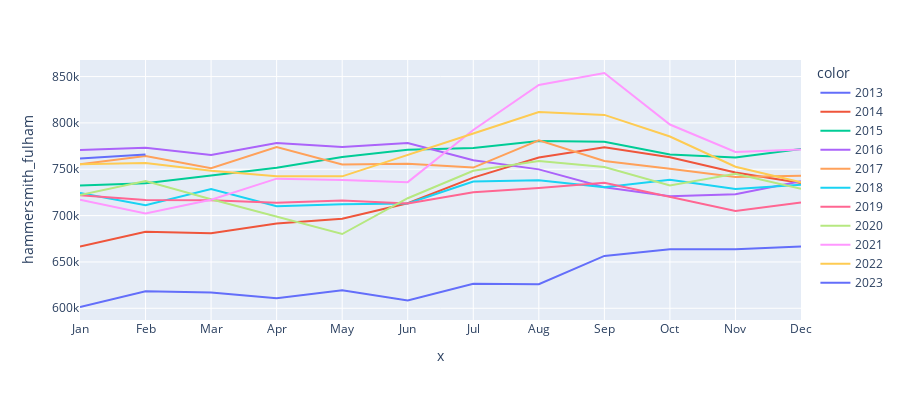
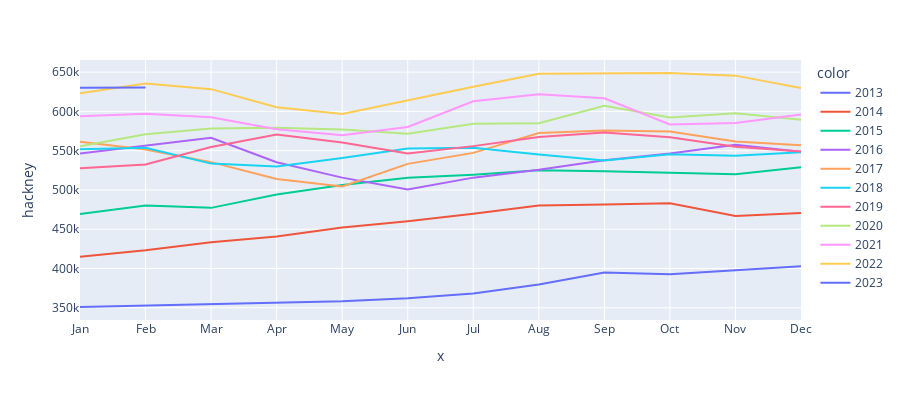
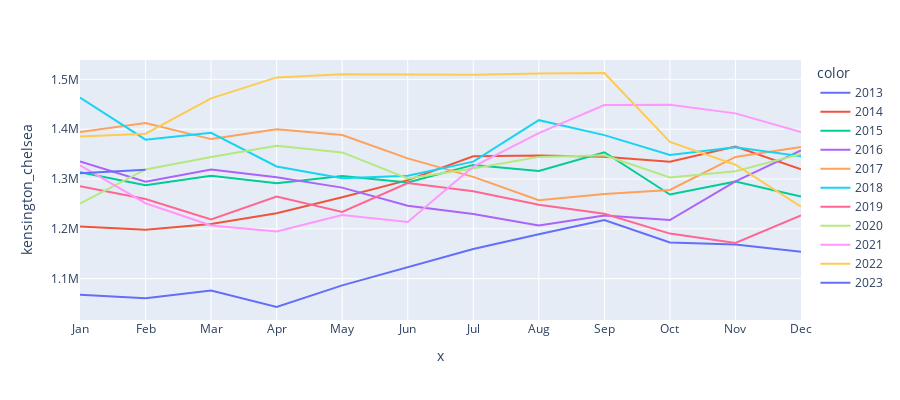

Notebook code cell kept with these figures, in order:
### Code cell
df_1d = boroughs.loc['2013':] # only 1 decade
for bur in superlative:
    # Switched to plotly so that the hover feature could be handy
    
    fig = px.line(
    df_1d,
    y = bur,
    x = df_1d.index.strftime("%b"),
    color = df_1d.index.year,
    height=400,
    # line_close=True
        )
    fig.show()

### Figure 1 — Plotly figure (JSON) as saved in the notebook; plotly's stock layout.template omitted (floating-point values rounded to 4 significant figures)
{"data": [{"hovertemplate": "color=2013<br>x=%{x}<br>hammersmith_fulham=%{y}<extra></extra>", "legendgroup": "2013", "line": {"color": "#636efa", "dash": "solid"}, "marker": {"symbol": "circle"}, "mode": "lines", "name": "2013", "orientation": "v", "showlegend": true, "type": "scatter", "x": ["Jan", "Feb", "Mar", "Apr", "May", "Jun", "Jul", "Aug", "Sep", "Oct", "Nov", "Dec"], "xaxis": "x", "y": [601380, 618330, 616967, 610841, 619405, 608411, 626507, 625932, 656485, 663808, 663613, 666670], "yaxis": "y"}, {"hovertemplate": "color=2014<br>x=%{x}<br>hammersmith_fulham=%{y}<extra></extra>", "legendgroup": "2014", "line": {"color": "#EF553B", "dash": "solid"}, "marker": {"symbol": "circle"}, "mode": "lines", "name": "2014", "orientation": "v", "showlegend": true, "type": "scatter", "x": ["Jan", "Feb", "Mar", "Apr", "May", "Jun", "Jul", "Aug", "Sep", "Oct", "Nov", "Dec"], "xaxis": "x", "y": [666572, 682454, 681088, 691362, 696569, 713339, 740943, 762631, 773678, 763041, 746424, 735096], "yaxis": "y"}, {"hovertemplate": "color=2015<br>x=%{x}<br>hammersmith_fulham=%{y}<extra></extra>", "legendgroup": "2015", "line": {"color": "#00cc96", "dash": "solid"}, "marker": {"symbol": "circle"}, "mode": "lines", "name": "2015", "orientation": "v", "showlegend": true, "type": "scatter", "x": ["Jan", "Feb", "Mar", "Apr", "May", "Jun", "Jul", "Aug", "Sep", "Oct", "Nov", "Dec"], "xaxis": "x", "y": [732364, 735010, 743179, 751604, 763257, 770977, 772832, 780423, 779596, 766034, 762769, 771960], "yaxis": "y"}, {"hovertemplate": "color=2016<br>x=%{x}<br>hammersmith_fulham=%{y}<extra></extra>", "legendgroup": "2016", "line": {"color": "#ab63fa", "dash": "solid"}, "marker": {"symbol": "circle"}, "mode": "lines", "name": "2016", "orientation": "v", "showlegend": true, "type": "scatter", "x": ["Jan", "Feb", "Mar", "Apr", "May", "Jun", "Jul", "Aug", "Sep", "Oct", "Nov", "Dec"], "xaxis": "x", "y": [770697, 773193, 765505, 778280, 774019, 778276, 759729, 749875, 730646, 720857, 723130, 736963], "yaxis": "y"}, {"hovertemplate": "color=2017<br>x=%{x}<br>hammersmith_fulham=%{y}<extra></extra>", "legendgroup": "2017", "line": {"color": "#FFA15A", "dash": "solid"}, "marker": {"symbol": "circle"}, "mode": "lines", "name": "2017", "orientation": "v", "showlegend": true, "type": "scatter", "x": ["Jan", "Feb", "Mar", "Apr", "May", "Jun", "Jul", "Aug", "Sep", "Oct", "Nov", "Dec"], "xaxis": "x", "y": [755421, 764387, 751021, 773941, 755143, 755917, 751824, 781175, 758911, 750648, 741539, 742878], "yaxis": "y"}, {"hovertemplate": "color=2018<br>x=%{x}<br>hammersmith_fulham=%{y}<extra></extra>", "legendgroup": "2018", "line": {"color": "#19d3f3", "dash": "solid"}, "marker": {"symbol": "circle"}, "mode": "lines", "name": "2018", "orientation": "v", "showlegend": true, "type": "scatter", "x": ["Jan", "Feb", "Mar", "Apr", "May", "Jun", "Jul", "Aug", "Sep", "Oct", "Nov", "Dec"], "xaxis": "x", "y": [724501, 711087, 728771, 710090, 712342, 712979, 736864, 738219, 730652, 738746, 728693, 733360], "yaxis": "y"}, {"hovertemplate": "color=2019<br>x=%{x}<br>hammersmith_fulham=%{y}<extra></extra>", "legendgroup": "2019", "line": {"color": "#FF6692", "dash": "solid"}, "marker": {"symbol": "circle"}, "mode": "lines", "name": "2019", "orientation": "v", "showlegend": true, "type": "scatter", "x": ["Jan", "Feb", "Mar", "Apr", "May", "Jun", "Jul", "Aug", "Sep", "Oct", "Nov", "Dec"], "xaxis": "x", "y": [722045, 716796, 716606, 713758, 716331, 713137, 725253, 729659, 735538, 719932, 704862, 714044], "yaxis": "y"}, {"hovertemplate": "color=2020<br>x=%{x}<br>hammersmith_fulham=%{y}<extra></extra>", "legendgroup": "2020", "line": {"color": "#B6E880", "dash": "solid"}, "marker": {"symbol": "circle"}, "mode": "lines", "name": "2020", "orientation": "v", "showlegend": true, "type": "scatter", "x": ["Jan", "Feb", "Mar", "Apr", "May", "Jun", "Jul", "Aug", "Sep", "Oct", "Nov", "Dec"], "xaxis": "x", "y": [722291, 737298, 717721, 698951, 680111, 718768, 748437, 758825, 752481, 732566, 745044, 728847], "yaxis": "y"}, {"hovertemplate": "color=2021<br>x=%{x}<br>hammersmith_fulham=%{y}<extra></extra>", "legendgroup": "2021", "line": {"color": "#FF97FF", "dash": "solid"}, "marker": {"symbol": "circle"}, "mode": "lines", "name": "2021", "orientation": "v", "showlegend": true, "type": "scatter", "x": ["Jan", "Feb", "Mar", "Apr", "May", "Jun", "Jul", "Aug", "Sep", "Oct", "Nov", "Dec"], "xaxis": "x", "y": [717141, 702193, 717193, 739881, 738465, 736103, 792436, 840993, 853871, 798266, 768759, 771330], "yaxis": "y"}, {"hovertemplate": "color=2022<br>x=%{x}<br>hammersmith_fulham=%{y}<extra></extra>", "legendgroup": "2022", "line": {"color": "#FECB52", "dash": "solid"}, "marker": {"symbol": "circle"}, "mode": "lines", "name": "2022", "orientation": "v", "showlegend": true, "type": "scatter", "x": ["Jan", "Feb", "Mar", "Apr", "May", "Jun", "Jul", "Aug", "Sep", "Oct", "Nov", "Dec"], "xaxis": "x", "y": [755407, 756840, 748457, 742573, 742358, 765824, 788536, 811796, 808659, 785321, 752769, 735968], "yaxis": "y"}, {"hovertemplate": "color=2023<br>x=%{x}<br>hammersmith_fulham=%{y}<extra></extra>", "legendgroup": "2023", "line": {"color": "#636efa", "dash": "solid"}, "marker": {"symbol": "circle"}, "mode": "lines", "name": "2023", "orientation": "v", "showlegend": true, "type": "scatter", "x": ["Jan", "Feb"], "xaxis": "x", "y": [761692, 765953], "yaxis": "y"}], "layout": {"height": 400, "legend": {"title": {"text": "color"}, "tracegroupgap": 0}, "margin": {"t": 60}, "xaxis": {"anchor": "y", "domain": [0, 1], "title": {"text": "x"}}, "yaxis": {"anchor": "x", "domain": [0, 1], "title": {"text": "hammersmith_fulham"}}}}

### Figure 2 — Plotly figure (JSON) as saved in the notebook; plotly's stock layout.template omitted (floating-point values rounded to 4 significant figures)
{"data": [{"hovertemplate": "color=2013<br>x=%{x}<br>hackney=%{y}<extra></extra>", "legendgroup": "2013", "line": {"color": "#636efa", "dash": "solid"}, "marker": {"symbol": "circle"}, "mode": "lines", "name": "2013", "orientation": "v", "showlegend": true, "type": "scatter", "x": ["Jan", "Feb", "Mar", "Apr", "May", "Jun", "Jul", "Aug", "Sep", "Oct", "Nov", "Dec"], "xaxis": "x", "y": [350965, 352971, 355011, 357096, 358152, 362161, 368133, 379508, 394813, 392765, 397692, 402761], "yaxis": "y"}, {"hovertemplate": "color=2014<br>x=%{x}<br>hackney=%{y}<extra></extra>", "legendgroup": "2014", "line": {"color": "#EF553B", "dash": "solid"}, "marker": {"symbol": "circle"}, "mode": "lines", "name": "2014", "orientation": "v", "showlegend": true, "type": "scatter", "x": ["Jan", "Feb", "Mar", "Apr", "May", "Jun", "Jul", "Aug", "Sep", "Oct", "Nov", "Dec"], "xaxis": "x", "y": [415053, 423298, 433503, 440755, 452304, 460255, 469550, 480141, 481366, 483110, 466708, 470619], "yaxis": "y"}, {"hovertemplate": "color=2015<br>x=%{x}<br>hackney=%{y}<extra></extra>", "legendgroup": "2015", "line": {"color": "#00cc96", "dash": "solid"}, "marker": {"symbol": "circle"}, "mode": "lines", "name": "2015", "orientation": "v", "showlegend": true, "type": "scatter", "x": ["Jan", "Feb", "Mar", "Apr", "May", "Jun", "Jul", "Aug", "Sep", "Oct", "Nov", "Dec"], "xaxis": "x", "y": [469391, 480168, 477175, 494045, 506157, 515433, 519469, 525032, 523696, 522113, 520052, 528858], "yaxis": "y"}, {"hovertemplate": "color=2016<br>x=%{x}<br>hackney=%{y}<extra></extra>", "legendgroup": "2016", "line": {"color": "#ab63fa", "dash": "solid"}, "marker": {"symbol": "circle"}, "mode": "lines", "name": "2016", "orientation": "v", "showlegend": true, "type": "scatter", "x": ["Jan", "Feb", "Mar", "Apr", "May", "Jun", "Jul", "Aug", "Sep", "Oct", "Nov", "Dec"], "xaxis": "x", "y": [546502, 556675, 566461, 535303, 515687, 500430, 515654, 525755, 537761, 546368, 557602, 548758], "yaxis": "y"}, {"hovertemplate": "color=2017<br>x=%{x}<br>hackney=%{y}<extra></extra>", "legendgroup": "2017", "line": {"color": "#FFA15A", "dash": "solid"}, "marker": {"symbol": "circle"}, "mode": "lines", "name": "2017", "orientation": "v", "showlegend": true, "type": "scatter", "x": ["Jan", "Feb", "Mar", "Apr", "May", "Jun", "Jul", "Aug", "Sep", "Oct", "Nov", "Dec"], "xaxis": "x", "y": [561445, 551580, 535380, 513916, 504455, 533173, 547196, 572398, 575544, 574425, 561529, 557025], "yaxis": "y"}, {"hovertemplate": "color=2018<br>x=%{x}<br>hackney=%{y}<extra></extra>", "legendgroup": "2018", "line": {"color": "#19d3f3", "dash": "solid"}, "marker": {"symbol": "circle"}, "mode": "lines", "name": "2018", "orientation": "v", "showlegend": true, "type": "scatter", "x": ["Jan", "Feb", "Mar", "Apr", "May", "Jun", "Jul", "Aug", "Sep", "Oct", "Nov", "Dec"], "xaxis": "x", "y": [551719, 553682, 533507, 529850, 540775, 552611, 553833, 544979, 537611, 545516, 543467, 548135], "yaxis": "y"}, {"hovertemplate": "color=2019<br>x=%{x}<br>hackney=%{y}<extra></extra>", "legendgroup": "2019", "line": {"color": "#FF6692", "dash": "solid"}, "marker": {"symbol": "circle"}, "mode": "lines", "name": "2019", "orientation": "v", "showlegend": true, "type": "scatter", "x": ["Jan", "Feb", "Mar", "Apr", "May", "Jun", "Jul", "Aug", "Sep", "Oct", "Nov", "Dec"], "xaxis": "x", "y": [527573, 532412, 554701, 570456, 560534, 546344, 555779, 567269, 573270, 566979, 555036, 548846], "yaxis": "y"}, {"hovertemplate": "color=2020<br>x=%{x}<br>hackney=%{y}<extra></extra>", "legendgroup": "2020", "line": {"color": "#B6E880", "dash": "solid"}, "marker": {"symbol": "circle"}, "mode": "lines", "name": "2020", "orientation": "v", "showlegend": true, "type": "scatter", "x": ["Jan", "Feb", "Mar", "Apr", "May", "Jun", "Jul", "Aug", "Sep", "Oct", "Nov", "Dec"], "xaxis": "x", "y": [555696, 570774, 578130, 579285, 576964, 571464, 584128, 584804, 607150, 592287, 597591, 589272], "yaxis": "y"}, {"hovertemplate": "color=2021<br>x=%{x}<br>hackney=%{y}<extra></extra>", "legendgroup": "2021", "line": {"color": "#FF97FF", "dash": "solid"}, "marker": {"symbol": "circle"}, "mode": "lines", "name": "2021", "orientation": "v", "showlegend": true, "type": "scatter", "x": ["Jan", "Feb", "Mar", "Apr", "May", "Jun", "Jul", "Aug", "Sep", "Oct", "Nov", "Dec"], "xaxis": "x", "y": [593821, 596905, 592641, 577155, 569742, 580153, 612938, 621941, 616610, 583362, 585104, 596044], "yaxis": "y"}, {"hovertemplate": "color=2022<br>x=%{x}<br>hackney=%{y}<extra></extra>", "legendgroup": "2022", "line": {"color": "#FECB52", "dash": "solid"}, "marker": {"symbol": "circle"}, "mode": "lines", "name": "2022", "orientation": "v", "showlegend": true, "type": "scatter", "x": ["Jan", "Feb", "Mar", "Apr", "May", "Jun", "Jul", "Aug", "Sep", "Oct", "Nov", "Dec"], "xaxis": "x", "y": [623151, 635410, 628304, 605397, 596642, 614088, 631451, 647770, 648194, 648875, 645512, 629686], "yaxis": "y"}, {"hovertemplate": "color=2023<br>x=%{x}<br>hackney=%{y}<extra></extra>", "legendgroup": "2023", "line": {"color": "#636efa", "dash": "solid"}, "marker": {"symbol": "circle"}, "mode": "lines", "name": "2023", "orientation": "v", "showlegend": true, "type": "scatter", "x": ["Jan", "Feb"], "xaxis": "x", "y": [629963, 630393], "yaxis": "y"}], "layout": {"height": 400, "legend": {"title": {"text": "color"}, "tracegroupgap": 0}, "margin": {"t": 60}, "xaxis": {"anchor": "y", "domain": [0, 1], "title": {"text": "x"}}, "yaxis": {"anchor": "x", "domain": [0, 1], "title": {"text": "hackney"}}}}

### Figure 3 — Plotly figure (JSON) as saved in the notebook; plotly's stock layout.template omitted (floating-point values rounded to 4 significant figures)
{"data": [{"hovertemplate": "color=2013<br>x=%{x}<br>kensington_chelsea=%{y}<extra></extra>", "legendgroup": "2013", "line": {"color": "#636efa", "dash": "solid"}, "marker": {"symbol": "circle"}, "mode": "lines", "name": "2013", "orientation": "v", "showlegend": true, "type": "scatter", "x": ["Jan", "Feb", "Mar", "Apr", "May", "Jun", "Jul", "Aug", "Sep", "Oct", "Nov", "Dec"], "xaxis": "x", "y": [1067550, 1060810, 1076419, 1043141, 1086593, 1122471, 1159559, 1189245, 1217729, 1172514, 1168770, 1154073], "yaxis": "y"}, {"hovertemplate": "color=2014<br>x=%{x}<br>kensington_chelsea=%{y}<extra></extra>", "legendgroup": "2014", "line": {"color": "#EF553B", "dash": "solid"}, "marker": {"symbol": "circle"}, "mode": "lines", "name": "2014", "orientation": "v", "showlegend": true, "type": "scatter", "x": ["Jan", "Feb", "Mar", "Apr", "May", "Jun", "Jul", "Aug", "Sep", "Oct", "Nov", "Dec"], "xaxis": "x", "y": [1204771, 1198222, 1209578, 1231111, 1263468, 1297755, 1345616, 1347030, 1344464, 1334423, 1365050, 1319380], "yaxis": "y"}, {"hovertemplate": "color=2015<br>x=%{x}<br>kensington_chelsea=%{y}<extra></extra>", "legendgroup": "2015", "line": {"color": "#00cc96", "dash": "solid"}, "marker": {"symbol": "circle"}, "mode": "lines", "name": "2015", "orientation": "v", "showlegend": true, "type": "scatter", "x": ["Jan", "Feb", "Mar", "Apr", "May", "Jun", "Jul", "Aug", "Sep", "Oct", "Nov", "Dec"], "xaxis": "x", "y": [1313357, 1287616, 1306557, 1291645, 1306192, 1293028, 1328276, 1316116, 1353679, 1268780, 1295078, 1264909], "yaxis": "y"}, {"hovertemplate": "color=2016<br>x=%{x}<br>kensington_chelsea=%{y}<extra></extra>", "legendgroup": "2016", "line": {"color": "#ab63fa", "dash": "solid"}, "marker": {"symbol": "circle"}, "mode": "lines", "name": "2016", "orientation": "v", "showlegend": true, "type": "scatter", "x": ["Jan", "Feb", "Mar", "Apr", "May", "Jun", "Jul", "Aug", "Sep", "Oct", "Nov", "Dec"], "xaxis": "x", "y": [1335351, 1294603, 1319174, 1303324, 1282708, 1246352, 1229599, 1206813, 1226681, 1217676, 1295310, 1357231], "yaxis": "y"}, {"hovertemplate": "color=2017<br>x=%{x}<br>kensington_chelsea=%{y}<extra></extra>", "legendgroup": "2017", "line": {"color": "#FFA15A", "dash": "solid"}, "marker": {"symbol": "circle"}, "mode": "lines", "name": "2017", "orientation": "v", "showlegend": true, "type": "scatter", "x": ["Jan", "Feb", "Mar", "Apr", "May", "Jun", "Jul", "Aug", "Sep", "Oct", "Nov", "Dec"], "xaxis": "x", "y": [1394421, 1412255, 1380049, 1399839, 1388174, 1341276, 1304186, 1257578, 1270090, 1278113, 1344311, 1364185], "yaxis": "y"}, {"hovertemplate": "color=2018<br>x=%{x}<br>kensington_chelsea=%{y}<extra></extra>", "legendgroup": "2018", "line": {"color": "#19d3f3", "dash": "solid"}, "marker": {"symbol": "circle"}, "mode": "lines", "name": "2018", "orientation": "v", "showlegend": true, "type": "scatter", "x": ["Jan", "Feb", "Mar", "Apr", "May", "Jun", "Jul", "Aug", "Sep", "Oct", "Nov", "Dec"], "xaxis": "x", "y": [1463378, 1378878, 1392610, 1325081, 1301729, 1306556, 1334876, 1418032, 1388037, 1348121, 1363458, 1345805], "yaxis": "y"}, {"hovertemplate": "color=2019<br>x=%{x}<br>kensington_chelsea=%{y}<extra></extra>", "legendgroup": "2019", "line": {"color": "#FF6692", "dash": "solid"}, "marker": {"symbol": "circle"}, "mode": "lines", "name": "2019", "orientation": "v", "showlegend": true, "type": "scatter", "x": ["Jan", "Feb", "Mar", "Apr", "May", "Jun", "Jul", "Aug", "Sep", "Oct", "Nov", "Dec"], "xaxis": "x", "y": [1285331, 1259858, 1218617, 1264889, 1233812, 1291763, 1275437, 1248525, 1230181, 1190437, 1171530, 1226693], "yaxis": "y"}, {"hovertemplate": "color=2020<br>x=%{x}<br>kensington_chelsea=%{y}<extra></extra>", "legendgroup": "2020", "line": {"color": "#B6E880", "dash": "solid"}, "marker": {"symbol": "circle"}, "mode": "lines", "name": "2020", "orientation": "v", "showlegend": true, "type": "scatter", "x": ["Jan", "Feb", "Mar", "Apr", "May", "Jun", "Jul", "Aug", "Sep", "Oct", "Nov", "Dec"], "xaxis": "x", "y": [1250473, 1319106, 1344120, 1366508, 1353405, 1300968, 1321047, 1344350, 1347733, 1302912, 1315400, 1350335], "yaxis": "y"}, {"hovertemplate": "color=2021<br>x=%{x}<br>kensington_chelsea=%{y}<extra></extra>", "legendgroup": "2021", "line": {"color": "#FF97FF", "dash": "solid"}, "marker": {"symbol": "circle"}, "mode": "lines", "name": "2021", "orientation": "v", "showlegend": true, "type": "scatter", "x": ["Jan", "Feb", "Mar", "Apr", "May", "Jun", "Jul", "Aug", "Sep", "Oct", "Nov", "Dec"], "xaxis": "x", "y": [1327343, 1251354, 1206534, 1194465, 1227587, 1213703, 1325088, 1392062, 1448426, 1449091, 1431684, 1394457], "yaxis": "y"}, {"hovertemplate": "color=2022<br>x=%{x}<br>kensington_chelsea=%{y}<extra></extra>", "legendgroup": "2022", "line": {"color": "#FECB52", "dash": "solid"}, "marker": {"symbol": "circle"}, "mode": "lines", "name": "2022", "orientation": "v", "showlegend": true, "type": "scatter", "x": ["Jan", "Feb", "Mar", "Apr", "May", "Jun", "Jul", "Aug", "Sep", "Oct", "Nov", "Dec"], "xaxis": "x", "y": [1385396, 1390909, 1461884, 1503852, 1510217, 1509741, 1509195, 1511465, 1512692, 1374276, 1328599, 1244311], "yaxis": "y"}, {"hovertemplate": "color=2023<br>x=%{x}<br>kensington_chelsea=%{y}<extra></extra>", "legendgroup": "2023", "line": {"color": "#636efa", "dash": "solid"}, "marker": {"symbol": "circle"}, "mode": "lines", "name": "2023", "orientation": "v", "showlegend": true, "type": "scatter", "x": ["Jan", "Feb"], "xaxis": "x", "y": [1311540, 1318759], "yaxis": "y"}], "layout": {"height": 400, "legend": {"title": {"text": "color"}, "tracegroupgap": 0}, "margin": {"t": 60}, "xaxis": {"anchor": "y", "domain": [0, 1], "title": {"text": "x"}}, "yaxis": {"anchor": "x", "domain": [0, 1], "title": {"text": "kensington_chelsea"}}}}
